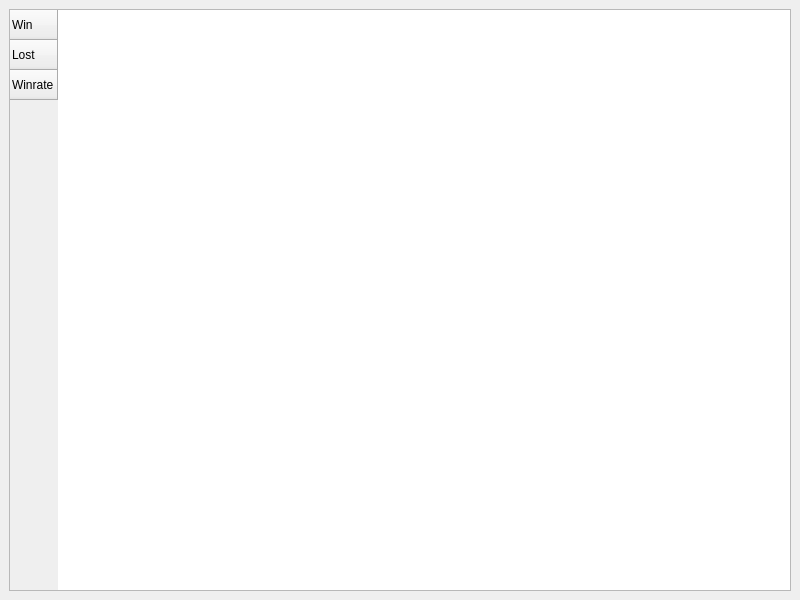
<?xml version="1.0" encoding="UTF-8"?>
<ui version="4.0">
 <class>DeckWindow</class>
 <widget class="QMainWindow" name="DeckWindow">
  <property name="geometry">
   <rect>
    <x>0</x>
    <y>0</y>
    <width>800</width>
    <height>600</height>
   </rect>
  </property>
  <property name="windowTitle">
   <string>DeckWindow</string>
  </property>
  <widget class="QWidget" name="centralwidget">
   <layout class="QVBoxLayout" name="verticalLayout">
    <item>
     <widget class="QTableWidget" name="table_widget">
      <property name="sortingEnabled">
       <bool>true</bool>
      </property>
      <attribute name="horizontalHeaderVisible">
       <bool>true</bool>
      </attribute>
      <row>
       <property name="text">
        <string>Win</string>
       </property>
      </row>
      <row>
       <property name="text">
        <string>Lost</string>
       </property>
      </row>
      <row>
       <property name="text">
        <string>Winrate</string>
       </property>
      </row>
     </widget>
    </item>
   </layout>
  </widget>
 </widget>
 <resources/>
 <connections/>
</ui>
